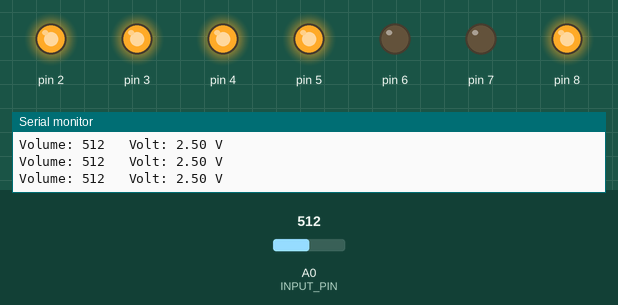
A sketch run on a simulated Arduino Uno, built with avr-gcc and run on an emulated ATmega328P. Shown: output pins drawn as LEDs (lit = HIGH), the last lines printed to the serial monitor. The test bench sets the inputs (shaded band); at power-on: A0 (INPUT_PIN) = 512.

Above: at 1.4 s.
1.5 s: A0 (INPUT_PIN) set to 535
3.0 s: A0 (INPUT_PIN) set to 560
At 3.3 s:
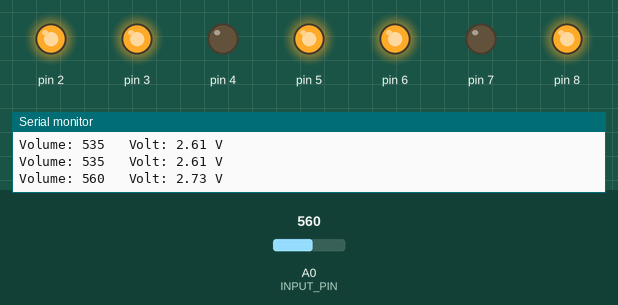
4.5 s: A0 (INPUT_PIN) set to 646
6.0 s: A0 (INPUT_PIN) set to 670
At 6.9 s:
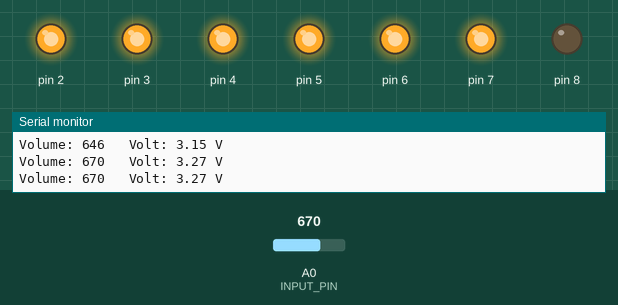
7.5 s: A0 (INPUT_PIN) set to 716
At 8.4 s:
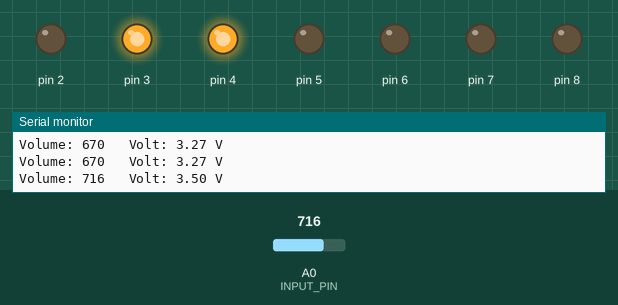
9.3 s: A0 (INPUT_PIN) set to 739
10.8 s: A0 (INPUT_PIN) set to 769
At 12.0 s:
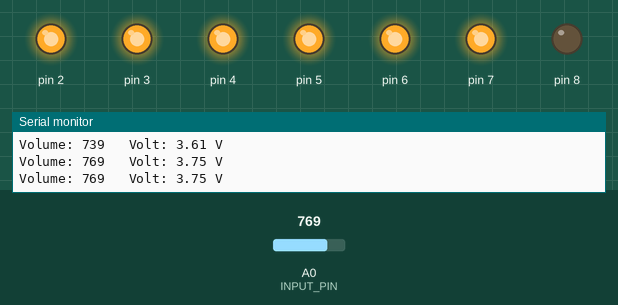
Timing chart, 0 to 13.3 s (numbered marks = the images above; inputs shaded):
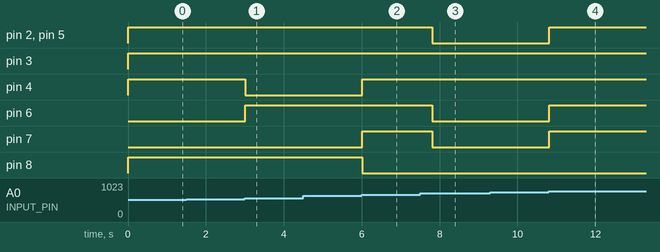

The sketch:

gearposition.ino
```cpp
//  アナログ入力端子の電圧値を計算


const int INPUT_PIN = A0;   // 入力ピンをA0に固定
int VOLUME;                 // 変数を整数型で宣言
float VOLTAGE;              // 変数を浮動小数点型で宣言

boolean number[10][7] = {
  {0,0,0,0,0,0,1},  // 0
  {1,0,0,1,1,1,1},  // 1
  {0,0,1,0,0,1,0},  // 2
  {0,0,0,0,1,1,0},  // 3
  {1,0,0,1,1,0,0},  // 4
  {0,1,0,0,1,0,0},  // 5
  {0,1,0,0,0,0,0},  // 6
  {0,0,0,1,1,1,1},  // 7
  {0,0,0,0,0,0,0},  // 8
  {0,0,0,0,1,0,0}   // 9
  };


void setup(){

  Serial.begin(9600);  // シリアル通信の開始
  int i = 0;
  for (int i=2; i<=8; i++){
    pinMode(i, OUTPUT);          // D2~D8を出力に
    //delay(500);
  }

}


void loop(){

  VOLUME = analogRead(INPUT_PIN);  // アナログ値の読み取り
  VOLTAGE = VOLUME * 5.0/1024.0;   // 読み取ったアナログ値を電圧(V)に変換

  Serial.print("Volume: ");
  Serial.print(VOLUME);            // シリアルモニタに出力
  Serial.print("   Volt: ");
  Serial.print(VOLTAGE);
  Serial.println(" V");

  if(4.3<=VOLTAGE && VOLTAGE<=5.0){
    NumberPrint(0);
    delay(500);
  }else if(3.3<=VOLTAGE && VOLTAGE<=3.7){
    NumberPrint(1);
    delay(500);
  }else if(2.7<=VOLTAGE && VOLTAGE<=3.2){
    NumberPrint(2);
    delay(500);
  }else if(2.3<=VOLTAGE && VOLTAGE<=2.7){
    NumberPrint(3);
    delay(500);
  }else if(1.7<=VOLTAGE && VOLTAGE<=2.2){
    NumberPrint(4);
    delay(500);
  }else if(1.3<=VOLTAGE && VOLTAGE<=1.7){
    NumberPrint(5);
    delay(500);
  }else if(0.7<=VOLTAGE && VOLTAGE<=0.2){
    NumberPrint(6);
    delay(500);
  }else{
    NumberPrint(0);
    delay(500);
  }

  delay(100);

}


//数字を表示させる関数
void NumberPrint(int j){
  for(int i = 0; i <= 6; i++){
    digitalWrite(i + 2, !number[j][i]);
  }
}
```

Measured:
- the behaviour switches between 552 and 553 on A0 (INPUT_PIN) (found by bisection; images 0 and 1)
- the behaviour switches between 655 and 656 on A0 (INPUT_PIN) (found by bisection; images 1 and 2)
- the behaviour switches between 757 and 758 on A0 (INPUT_PIN) (found by bisection; images 3 and 4)
- after the input at 3.0 s, pin 4: HIGH → LOW at once; pin 6: LOW → HIGH at once
- after the input at 6.0 s, pin 4, pin 7: LOW → HIGH at once; pin 8: HIGH → LOW at once
- after the input at 7.5 s, pin 2, pin 5–7: HIGH → LOW after 0.31 s
- after the input at 10.8 s, pin 2, pin 5–7: LOW → HIGH at once
